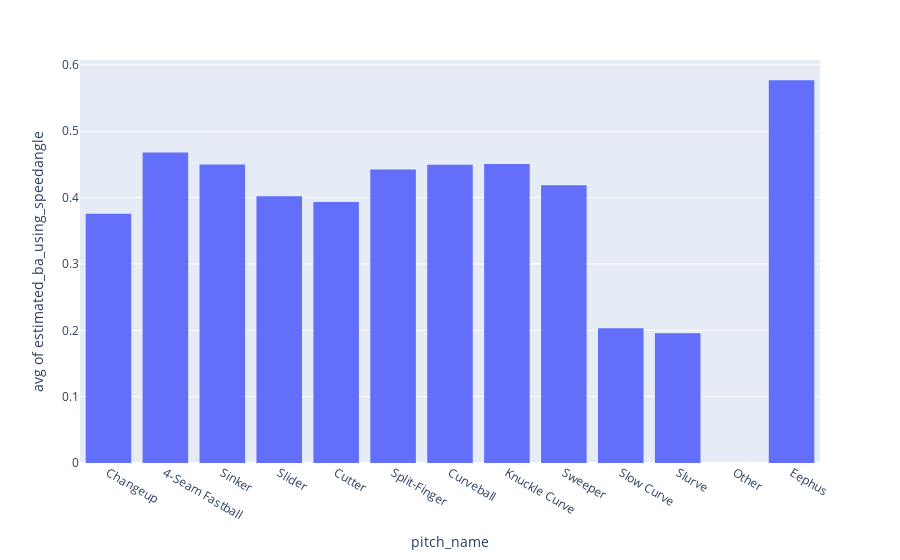

Write notebook code for a chart like this one.
### Code cell
px.histogram(df_judge, 'pitch_name', 'estimated_ba_using_speedangle', histfunc="avg")

### Figure 1 — Plotly figure (JSON) as saved in the notebook; plotly's stock layout.template omitted (floating-point values rounded to 4 significant figures; data arrays with more than 128 entries replaced by an {"elided": "..."} marker saying what was removed)
{"data": [{"bingroup": "x", "histfunc": "avg", "hovertemplate": "pitch_name=%{x}<br>avg of estimated_ba_using_speedangle=%{y}<extra></extra>", "legendgroup": "", "marker": {"color": "#636efa", "pattern": {"shape": ""}}, "name": "", "orientation": "v", "showlegend": false, "type": "histogram", "x": {"elided": "10833 str values"}, "xaxis": "x", "y": {"elided": "10833 float values"}, "yaxis": "y"}], "layout": {"barmode": "relative", "legend": {"tracegroupgap": 0}, "margin": {"t": 60}, "xaxis": {"anchor": "y", "domain": [0, 1], "title": {"text": "pitch_name"}}, "yaxis": {"anchor": "x", "domain": [0, 1], "title": {"text": "avg of estimated_ba_using_speedangle"}}}}
